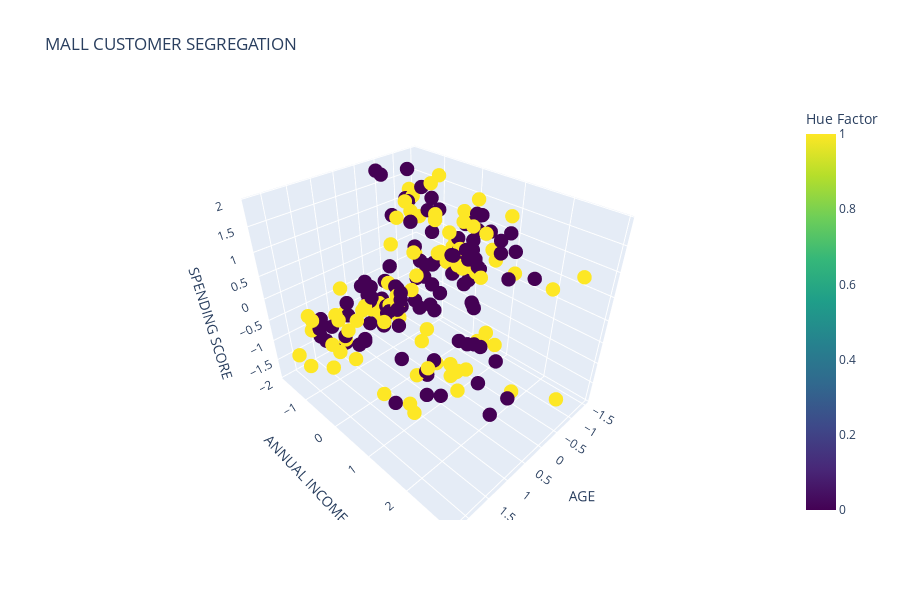

The notebook cell this image was saved under:
### Code cell
fig = go.Figure(data=[go.Scatter3d(
    x=df_[0],  # x coordinates
    y=df_[1],  # y coordinates
    z=df_[2],  # z coordinates
    mode='markers',  # display points
    marker=dict(
        size=5,
        color=df_['Gender'],  # set color based on hue factor
        colorscale='Viridis',  # color scale
        opacity=1,
        colorbar=dict(title="Hue Factor")  # colorbar legend for hue factor
    )
)])


fig.update_layout(
    scene=dict(
        xaxis_title='AGE',
        yaxis_title='ANNUAL INCOME',
        zaxis_title='SPENDING SCORE'
    ),
    title="MALL CUSTOMER SEGREGATION",
    height = 600
)


fig.show()

### Figure 1 — Plotly figure (JSON) as saved in the notebook; plotly's stock layout.template omitted (floating-point values rounded to 4 significant figures; data arrays with more than 128 entries replaced by an {"elided": "..."} marker saying what was removed)
{"data": [{"marker": {"color": {"elided": "200 int values"}, "colorbar": {"title": {"text": "Hue Factor"}}, "colorscale": [[0, "#440154"], [0.1111, "#482878"], [0.2222, "#3e4989"], [0.3333, "#31688e"], [0.4444, "#26828e"], [0.5556, "#1f9e89"], [0.6667, "#35b779"], [0.7778, "#6ece58"], [0.8889, "#b5de2b"], [1, "#fde725"]], "opacity": 1, "size": 5}, "mode": "markers", "type": "scatter3d", "x": {"elided": "200 float values"}, "y": {"elided": "200 float values"}, "z": {"elided": "200 float values"}}], "layout": {"height": 600, "scene": {"xaxis": {"title": {"text": "AGE"}}, "yaxis": {"title": {"text": "ANNUAL INCOME"}}, "zaxis": {"title": {"text": "SPENDING SCORE"}}}, "title": {"text": "MALL CUSTOMER SEGREGATION"}}}
